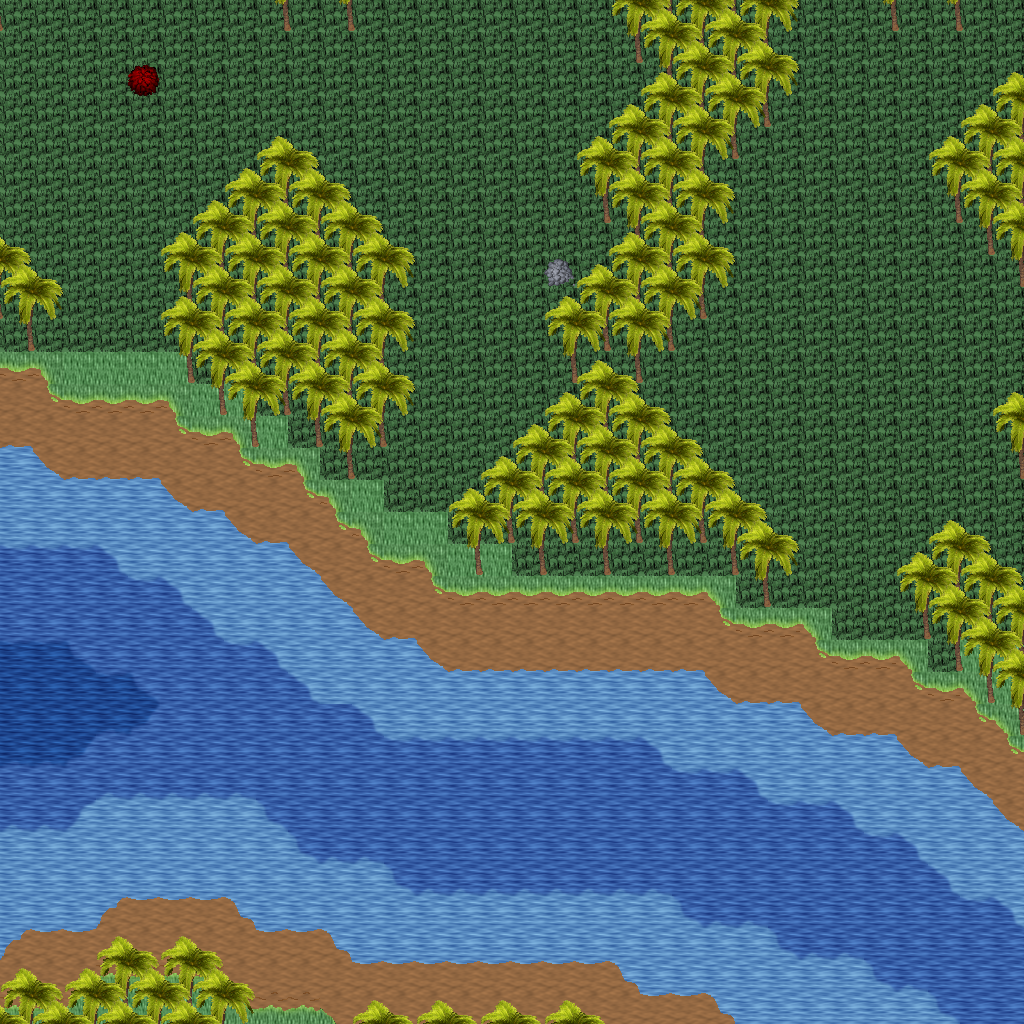

A level layout from a 2D game, rendered from its tile map. Below: a short description, then the map file with tile-grid data replaced by summaries:
An orthogonal 32x32 tile map with 32x32 px tiles, 5 tile layers (Ground, Objects, Objects2, Above, ...), 1 hidden layer not drawn, 26 tilesets.

<map version="1.10" tiledversion="1.11.0" orientation="orthogonal" renderorder="right-down" width="32" height="32" tilewidth="32" tileheight="32" infinite="0" nextlayerid="11" nextobjectid="1">
 <tileset firstgid="1" name="ground_ground" tilewidth="32" tileheight="32" tilecount="33" columns="3">
  <image source="../drawable/ground_ground.png" width="96" height="352" />
 </tileset>
 <tileset firstgid="34" name="ground_water_pool" tilewidth="32" tileheight="32" tilecount="72" columns="3">
  <image source="../drawable/ground_water_pool.png" width="96" height="768" />
 </tileset>
 <tileset firstgid="106" name="ground_water_pool_deep" tilewidth="32" tileheight="32" tilecount="72" columns="3">
  <image source="../drawable/ground_water_pool_deep.png" width="96" height="768" />
 </tileset>
 <tileset firstgid="178" name="ground_water_pool_corners" tilewidth="32" tileheight="32" tilecount="72" columns="3">
  <image source="../drawable/ground_water_pool_corners.png" width="96" height="768" />
 </tileset>
 <tileset firstgid="250" name="ground_grass_edges" tilewidth="32" tileheight="32" tilecount="36" columns="12">
  <image source="../drawable/ground_grass_edges.png" width="384" height="96" />
 </tileset>
 <tileset firstgid="286" name="ground_grass_corners" tilewidth="32" tileheight="32" tilecount="24" columns="6">
  <image source="../drawable/ground_grass_corners.png" width="192" height="128" />
 </tileset>
 <tileset firstgid="310" name="ground_ladder_vertical_dark" tilewidth="32" tileheight="32" tilecount="3" columns="3">
  <image source="../drawable/ground_ladder_vertical_dark.png" width="96" height="32" />
 </tileset>
 <tileset firstgid="313" name="plant_tree_palm_tree" tilewidth="32" tileheight="32" tilecount="6" columns="2">
  <image source="../drawable/plant_tree_palm_tree.png" width="64" height="96" />
 </tileset>
 <tileset firstgid="319" name="plant_tree_tree_realistic" tilewidth="32" tileheight="32" tilecount="16" columns="4">
  <image source="../drawable/plant_tree_tree_realistic.png" width="128" height="128" />
 </tileset>
 <tileset firstgid="335" name="logic_creature_animal" tilewidth="32" tileheight="32" tilecount="32" columns="8">
  <image source="../drawable/logic_creature_animal.png" width="256" height="128" />
 </tileset>
 <tileset firstgid="367" name="logic_collision" tilewidth="32" tileheight="32" tilecount="1" columns="1">
  <image source="../drawable/logic_collision.png" width="32" height="32" />
 </tileset>
 <tileset firstgid="368" name="plant_bush_various_small" tilewidth="32" tileheight="32" tilecount="9" columns="3">
  <image source="../drawable/plant_bush_various_small.png" width="96" height="96" />
 </tileset>
 <tileset firstgid="377" name="ground_ridge_earth_pale" tilewidth="32" tileheight="32" tilecount="96" columns="12">
  <image source="../drawable/ground_ridge_earth_pale.png" width="384" height="256" />
 </tileset>
 <tileset firstgid="473" name="object_tent" tilewidth="32" tileheight="32" tilecount="9" columns="3">
  <image source="../drawable/object_tent.png" width="96" height="96" />
 </tileset>
 <tileset firstgid="482" name="logic_creature_amazon" tilewidth="32" tileheight="32" tilecount="16" columns="8">
  <image source="../drawable/logic_creature_amazon.png" width="256" height="64" />
 </tileset>
 <tileset firstgid="498" name="furniture_light_iron_lamp" tilewidth="32" tileheight="32" tilecount="3" columns="1">
  <image source="../drawable/furniture_light_iron_lamp.png" width="32" height="96" />
 </tileset>
 <tileset firstgid="501" name="furniture_light_flames" tilewidth="32" tileheight="32" tilecount="6" columns="6">
  <image source="../drawable/furniture_light_flames.png" width="192" height="32" />
 </tileset>
 <tileset firstgid="507" name="ground_rock_rocks_2" tilewidth="32" tileheight="32" tilecount="4" columns="2">
  <image source="../drawable/ground_rock_rocks_2.png" width="64" height="64" />
 </tileset>
 <tileset firstgid="511" name="logic_portal" tilewidth="32" tileheight="32" tilecount="24" columns="8">
  <image source="../drawable/logic_portal.png" width="256" height="96" />
 </tileset>
 <tileset firstgid="535" name="logic_item_fruits" tilewidth="32" tileheight="32" tilecount="16" columns="8">
  <image source="../drawable/logic_item_fruits.png" width="256" height="64" />
 </tileset>
 <tileset firstgid="551" name="plant_pineapple_plant" tilewidth="32" tileheight="32" tilecount="6" columns="2">
  <image source="../drawable/plant_pineapple_plant.png" width="64" height="96" />
 </tileset>
 <tileset firstgid="557" name="ground_grass_2" tilewidth="32" tileheight="32" tilecount="21" columns="3">
  <image source="../drawable/ground_grass_2.png" width="96" height="224" />
 </tileset>
 <tileset firstgid="578" name="light_dim_yellow_light_7x5" tilewidth="32" tileheight="32" tilecount="35" columns="7">
  <image source="../drawable/light_dim_yellow_light_7x5.png" width="224" height="160" />
 </tileset>
 <tileset firstgid="613" name="light_yellow_light_5x5" tilewidth="32" tileheight="32" tilecount="25" columns="5">
  <image source="../drawable/light_yellow_light_5x5.png" width="160" height="160" />
 </tileset>
 <tileset firstgid="638" name="logic_creature_spider" tilewidth="32" tileheight="32" tilecount="3" columns="3">
  <image source="../drawable/logic_creature_spider.png" width="96" height="32" />
 </tileset>
 <tileset firstgid="641" name="logic_creature_reptile" tilewidth="32" tileheight="32" tilecount="7" columns="7">
  <image source="../drawable/logic_creature_reptile.png" width="224" height="32" />
 </tileset>
 <layer id="1" name="Ground" width="32" height="32">
  <data>[1024 cells, 1024 non-empty, 16 distinct tile ids]</data>
 </layer>
 <layer id="2" name="Objects" width="32" height="32">
  <data>[1024 cells, 278 non-empty, 18 distinct tile ids]</data>
 </layer>
 <layer id="3" name="Objects2" width="32" height="32">
  <data>[1024 cells, 115 non-empty, 4 distinct tile ids]</data>
 </layer>
 <layer id="4" name="Above" width="32" height="32">
  <data>[1024 cells, 187 non-empty, 4 distinct tile ids]</data>
 </layer>
 <layer id="5" name="Above2" width="32" height="32">
  <data>[1024 cells, 32 non-empty, 2 distinct tile ids]</data>
 </layer>
 <layer id="6" name="Walkable" width="32" height="32" visible="0">
  <data>[1024 cells, 346 non-empty, 1 distinct tile ids]</data>
 </layer>
 <objectgroup id="7" name="Mapevents" />
 <objectgroup id="8" name="Spawn" />
 <objectgroup id="9" name="Keys" />
 <objectgroup id="10" name="Replace" />
</map>
